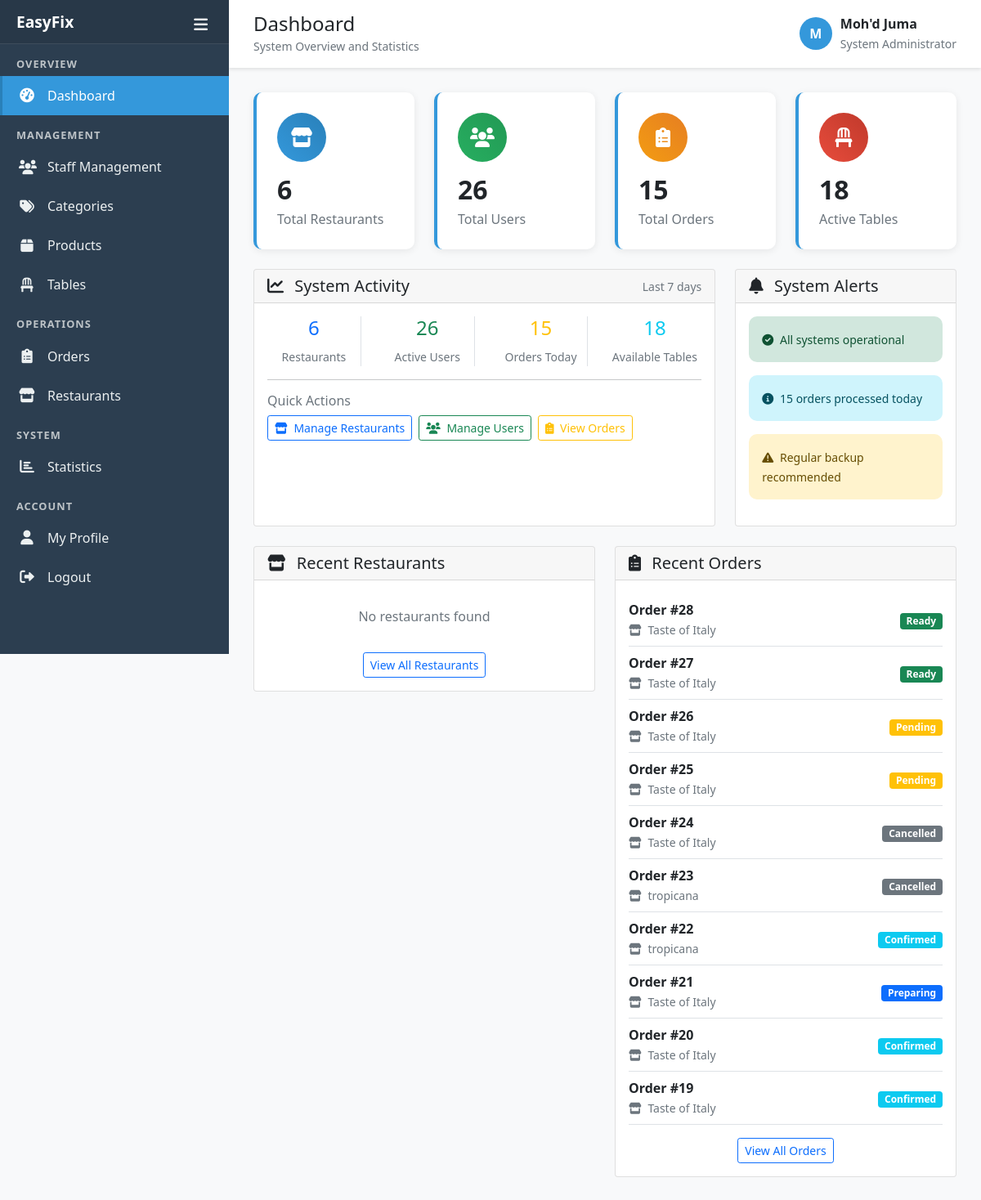
The app's page /system-admin/ (signed in), older data.
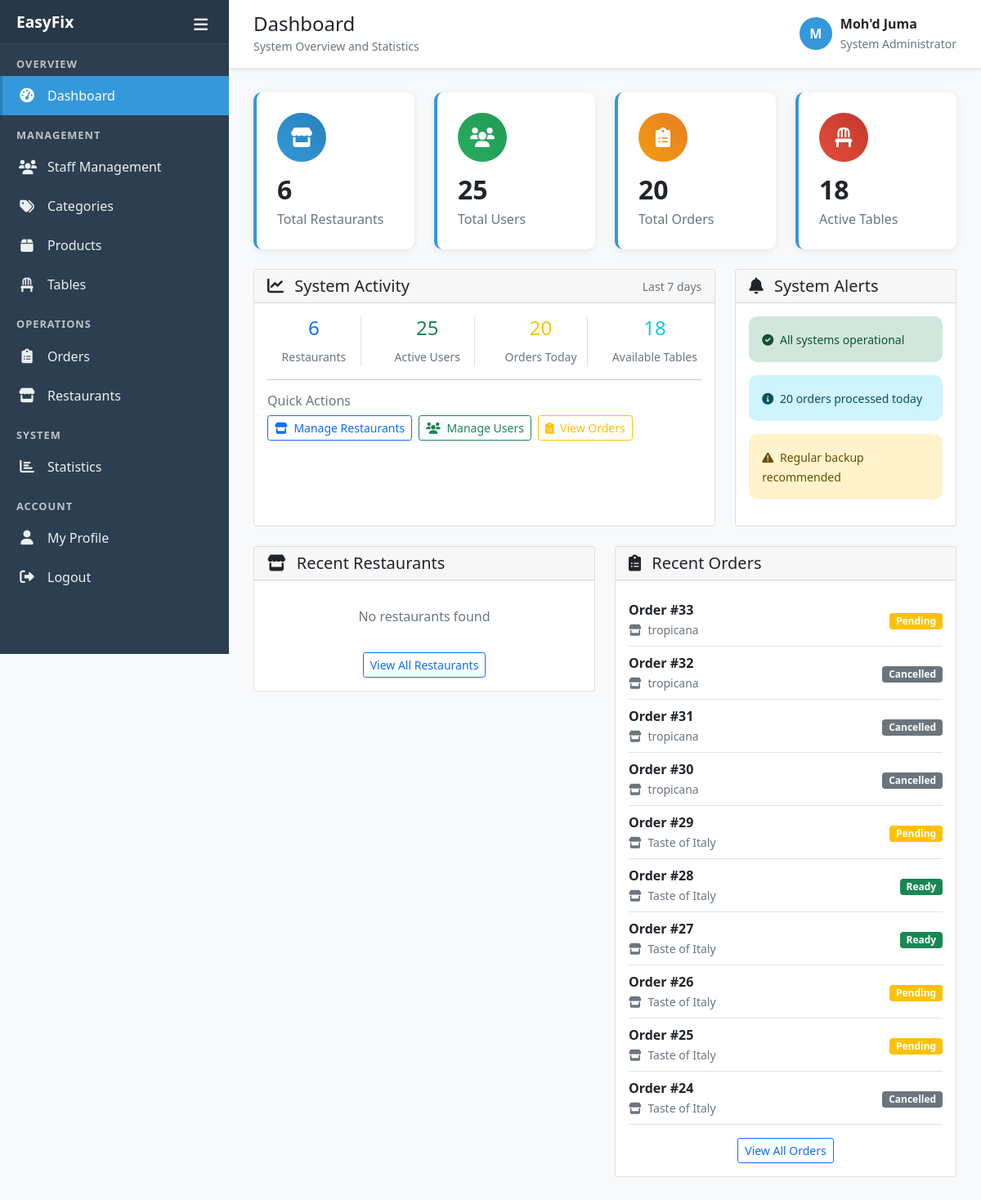
The same page, newer data.
### orders/models.py (models this page shows, shortened)
class Order(models.Model):
    STATUS_CHOICES = [
        ('pending', 'Pending'),
        ('confirmed', 'Confirmed'),
        ('preparing', 'Preparing'),
        ('ready', 'Ready'),
        ('served', 'Served'),
        ('cancelled', 'Cancelled'),
        ('customer_refused', 'Customer Refused'),
        ('kitchen_error', 'Kitchen Error'),
        ('quality_issue', 'Quality Issue'),
        ('wasted', 'Food Wasted'),
    ]
    PAYMENT_STATUS_CHOICES = [
        ('unpaid', 'Unpaid'),
        ('paid', 'Paid'),
        ('partial', 'Partial'),
    ]
    order_number = models.CharField(max_length=20, unique=True)
    table_info = models.ForeignKey(TableInfo, on_delete=models.CASCADE, related_name='orders')
    ordered_by = models.ForeignKey(User, on_delete=models.CASCADE, related_name='orders_placed')
    confirmed_by = models.ForeignKey(User, on_delete=models.SET_NULL, null=True, blank=True, related_name='orders_confirmed')
    status = models.CharField(max_length=20, choices=STATUS_CHOICES, default='pending')
    total_amount = models.DecimalField(max_digits=10, decimal_places=2, default=Decimal('0.00'))
    payment_amount = models.DecimalField(max_digits=10, decimal_places=2, null=True, blank=True)
    payment_status = models.CharField(max_length=20, choices=PAYMENT_STATUS_CHOICES, default='unpaid')
    reason_if_cancelled = models.TextField(blank=True)
    special_instructions = models.TextField(blank=True)
    created_at = models.DateTimeField(auto_now_add=True)
    updated_at = models.DateTimeField(auto_now=True)
    class Meta:
        ordering = ['-created_at']

### restaurant/models.py (models this page shows, shortened)
class TableInfo(models.Model):
    owner = models.ForeignKey(User, on_delete=models.CASCADE, related_name='tables',
                             limit_choices_to={'role__name': 'owner'}, null=True, blank=True)
    tbl_no = models.CharField(max_length=10)
    capacity = models.IntegerField(default=4)
    is_available = models.BooleanField(default=True)
    created_at = models.DateTimeField(auto_now_add=True)
    class Meta:
        verbose_name = "Table Information"
        verbose_name_plural = "Tables Information"
        unique_together = ['owner', 'tbl_no']  # Each owner can have their own table numbering

### accounts/models.py (models this page shows, shortened)
class User(AbstractUser):
    role = models.ForeignKey(Role, on_delete=models.CASCADE, null=True, blank=True)
    owner = models.ForeignKey('self', on_delete=models.CASCADE, null=True, blank=True,
                             related_name='owned_users', limit_choices_to={'role__name': 'owner'})
    restaurant_name = models.CharField(max_length=200, blank=True,
                                     help_text="Name of the restaurant (for owners only)")
    restaurant_description = models.TextField(blank=True,
                                            help_text="Description of the restaurant (for owners only)")
    restaurant_qr_code = models.CharField(max_length=50, unique=True, blank=True, null=True,
                                        help_text="Unique QR code for restaurant access")
    phone_number = models.CharField(max_length=15, blank=True)
    address = models.TextField(blank=True)
    is_active_staff = models.BooleanField(default=True)
    created_at = models.DateTimeField(auto_now_add=True)
    updated_at = models.DateTimeField(auto_now=True)
    def is_administrator(self):
        return self.role and self.role.name == 'administrator'

### system_admin/views.py (the view)
# urls.py: path('', views.system_dashboard, name='dashboard'),
@login_required
def system_dashboard(request):
    if not request.user.is_administrator():
        messages.error(request, 'Access denied. Administrator privileges required.')
        return redirect('accounts:login')
    total_restaurants = User.objects.filter(role__name='owner', restaurant_name__isnull=False).exclude(restaurant_name='').count()
    total_owners = User.objects.filter(role__name='owner').count()
    total_users = User.objects.count()
    total_categories = MainCategory.objects.count()
    total_products = Product.objects.count()
    total_tables = TableInfo.objects.count()
    total_orders = Order.objects.count()
    recent_orders = Order.objects.select_related('table_info', 'ordered_by').order_by('-created_at')[:10]
    recent_users = User.objects.order_by('-created_at')[:10]
    restaurants = []
    for owner in User.objects.filter(role__name='owner', restaurant_name__isnull=False).exclude(restaurant_name=''):
        restaurant_data = {
            'owner': owner,
            'categories': MainCategory.objects.filter(owner=owner).count(),
            'products': Product.objects.filter(main_category__owner=owner).count(),
            'tables': TableInfo.objects.filter(owner=owner).count(),
            'orders': Order.objects.filter(table_info__owner=owner).count(),
            'staff': User.objects.filter(owner=owner).count(),
        }
        restaurants.append(restaurant_data)
    context = {
        'total_restaurants': total_restaurants,
        'total_owners': total_owners,
        'total_users': total_users,
        'total_categories': total_categories,
        'total_products': total_products,
        'total_tables': total_tables,
        'total_orders': total_orders,
        'recent_orders': recent_orders,
        'recent_users': recent_users,
        'restaurants': restaurants,
    }
    return render(request, 'system_admin/dashboard.html', context)

### templates/system_admin/dashboard.html (shortened to what the changed rows need)
{% extends 'system_admin/base.html' %}
{% block content %}
<div class="row">
    <div class="col-lg-3 col-md-6 mb-4">
        <div class="stat-card">
            <div class="icon" style="background: linear-gradient(45deg, #27ae60, #229954);">
                <i class="fas fa-users"></i>
            </div>
            <h3>{{ total_users }}</h3>
            <p>Total Users</p>
        </div>
    </div>
    <div class="col-lg-3 col-md-6 mb-4">
        <div class="stat-card">
            <div class="icon" style="background: linear-gradient(45deg, #f39c12, #e67e22);">
                <i class="fas fa-clipboard-list"></i>
            </div>
            <h3>{{ total_orders }}</h3>
            <p>Total Orders</p>
        </div>
    </div>
</div>
<div class="row">
    <div class="col-lg-8 mb-4">
        <div class="card h-100">
            <div class="card-body">
                <div class="row text-center">
                    <div class="col-md-3">
                        <div class="border-end">
                            <h4 class="text-success">{{ total_users }}</h4>
                            <small class="text-muted">Active Users</small>
                        </div>
                    </div>
                    <div class="col-md-3">
                        <div class="border-end">
                            <h4 class="text-warning">{{ total_orders }}</h4>
                            <small class="text-muted">Orders Today</small>
                        </div>
                    </div>
                </div>
            </div>
        </div>
    </div>
    <div class="col-lg-4 mb-4">
        <div class="card h-100">
            <div class="card-body">
                <div class="alert alert-info">
                    <small><i class="fas fa-info-circle me-1"></i> {{ total_orders }} orders processed today</small>
                </div>
            </div>
        </div>
    </div>
</div>
<div class="row">
    <div class="col-lg-6 mb-4">
        <div class="card">
            <div class="card-body">
                {% if recent_orders %}
                    {% for order in recent_orders %}
                    <div class="d-flex justify-content-between align-items-center py-2 border-bottom">
                        <div>
                            <strong>Order #{{ order.id }}</strong>
                            <br>
                            <small class="text-muted">
                                <i class="fas fa-store me-1"></i>
                                {{ order.table_info.owner.restaurant_name }}
                            </small>
                        </div>
                        <div class="text-end">
                            {% if order.status == 'pending' %}
                                <span class="badge bg-warning">{{ order.status|title }}</span>
                            {% elif order.status == 'confirmed' %}
                                <span class="badge bg-info">{{ order.status|title }}</span>
                            {% elif order.status == 'preparing' %}
                                <span class="badge bg-primary">{{ order.status|title }}</span>
                            {% elif order.status == 'ready' %}
                                <span class="badge bg-success">{{ order.status|title }}</span>
                            {% else %}
                                <span class="badge bg-secondary">{{ order.status|title }}</span>
                            {% endif %}
                        </div>
                    </div>
                    {% endfor %}
                {% else %}
                    <p class="text-muted text-center py-3">No recent orders</p>
                {% endif %}
            </div>
        </div>
    </div>
</div>
{% endblock %}

Row changes from the older to the newer data that the page shows:
no longer on this page (row unchanged): Order: id "23", table_info.owner.restaurant_name "tropicana", status "Cancelled"
no longer on this page (row unchanged): Order: id "22", table_info.owner.restaurant_name "tropicana", status "Confirmed"
no longer on this page (row unchanged): Order: id "21", table_info.owner.restaurant_name "Taste of Italy", status "Preparing"
no longer on this page (row unchanged): Order: id "20", table_info.owner.restaurant_name "Taste of Italy", status "Confirmed"
no longer on this page (row unchanged): Order: id "19", table_info.owner.restaurant_name "Taste of Italy", status "Confirmed"
added Order: id "33", table_info.owner.restaurant_name "tropicana", status "Pending"
added Order: id "32", table_info.owner.restaurant_name "tropicana", status "Cancelled"
added Order: id "31", table_info.owner.restaurant_name "tropicana", status "Cancelled"
added Order: id "30", table_info.owner.restaurant_name "tropicana", status "Cancelled"
added Order: id "29", table_info.owner.restaurant_name "Taste of Italy", status "Pending"
Text that changed along with them:
{{ total_users }}: "26" → "25"
{{ total_orders }}: "15" → "20"
